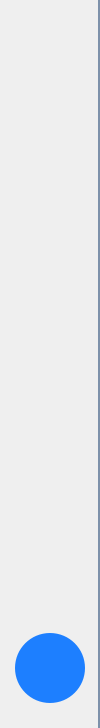
           <widget class="QWidget" name="widget_6" native="true">
            <property name="minimumSize">
             <size>
              <width>100</width>
              <height>0</height>
             </size>
            </property>
            <property name="maximumSize">
             <size>
              <width>100</width>
              <height>16777215</height>
             </size>
            </property>
            <property name="styleSheet">
             <string notr="true">border-right : 2px solid rgb(125, 145, 170)</string>
            </property>
            <layout class="QVBoxLayout" name="verticalLayout_2">
             <property name="leftMargin">
              <number>0</number>
             </property>
             <property name="topMargin">
              <number>0</number>
             </property>
             <property name="rightMargin">
              <number>0</number>
             </property>
             <property name="bottomMargin">
              <number>10</number>
             </property>
             <item>
              <widget class="QWidget" name="widget_7" native="true">
               <property name="minimumSize">
                <size>
                 <width>0</width>
                 <height>612</height>
                </size>
               </property>
               <property name="maximumSize">
                <size>
                 <width>16777215</width>
                 <height>700</height>
                </size>
               </property>
               <property name="cursor">
                <cursorShape>ArrowCursor</cursorShape>
               </property>
               <layout class="QVBoxLayout" name="verticalLayout_3">
                <property name="spacing">
                 <number>40</number>
                </property>
                <property name="leftMargin">
                 <number>25</number>
                </property>
                <item>
                 <spacer name="verticalSpacer">
                  <property name="orientation">
                   <enum>Qt::Vertical</enum>
                  </property>
                  <property name="sizeHint" stdset="0">
                   <size>
                    <width>20</width>
                    <height>40</height>
                   </size>
                  </property>
                 </spacer>
                </item>
                <item>
                 <widget class="QPushButton" name="btn_home">
                  <property name="minimumSize">
                   <size>
                    <width>50</width>
                    <height>50</height>
                   </size>
                  </property>
                  <property name="maximumSize">
                   <size>
                    <width>50</width>
                    <height>50</height>
                   </size>
                  </property>
                  <property name="cursor">
                   <cursorShape>PointingHandCursor</cursorShape>
                  </property>
                  <property name="styleSheet">
                   <string notr="true">#btn_home{
border-radius : 15px;
border-right : none
}
QPushButton:hover {
                background-color: rgb(117, 129, 143); 
            }</string>
                  </property>
                  <property name="text">
                   <string/>
                  </property>
                  <property name="icon">
                   <iconset>
                    <normaloff>Image/icons8-home-30.png</normaloff>Image/icons8-home-30.png</iconset>
                  </property>
                  <property name="iconSize">
                   <size>
                    <width>25</width>
                    <height>25</height>
                   </size>
                  </property>
                 </widget>
                </item>
                <item>
                 <widget class="QPushButton" name="btn_profile">
                  <property name="minimumSize">
                   <size>
                    <width>50</width>
                    <height>50</height>
                   </size>
                  </property>
                  <property name="maximumSize">
                   <size>
                    <width>50</width>
                    <height>50</height>
                   </size>
                  </property>
                  <property name="cursor">
                   <cursorShape>PointingHandCursor</cursorShape>
                  </property>
                  <property name="styleSheet">
                   <string notr="true">#btn_profile{
border-radius: 15px;
border-right : none

}
QPushButton:hover {
                background-color: rgb(117, 129, 143); 
            }
</string>
                  </property>
                  <property name="text">
                   <string/>
                  </property>
                  <property name="icon">
                   <iconset>
                    <normaloff>Image/icons8-account-50.png</normaloff>Image/icons8-account-50.png</iconset>
                  </property>
                  <property name="iconSize">
                   <size>
                    <width>25</width>
                    <height>25</height>
                   </size>
                  </property>
                 </widget>
                </item>
                <item>
                 <widget class="QPushButton" name="btn_learning">
                  <property name="minimumSize">
                   <size>
                    <width>50</width>
                    <height>50</height>
                   </size>
                  </property>
                  <property name="maximumSize">
                   <size>
                    <width>50</width>
                    <height>50</height>
                   </size>
                  </property>
                  <property name="cursor">
                   <cursorShape>PointingHandCursor</cursorShape>
                  </property>
                  <property name="styleSheet">
                   <string notr="true">#btn_learning{
border-radius : 15px;
border-right : none

}
QPushButton:hover {
                background-color: rgb(117, 129, 143); 
            }</string>
                  </property>
                  <property name="text">
                   <string/>
                  </property>
                  <property name="icon">
                   <iconset>
                    <normaloff>Image/icons8-video-camera-50.png</normaloff>Image/icons8-video-camera-50.png</iconset>
                  </property>
                  <property name="iconSize">
                   <size>
                    <width>25</width>
                    <height>25</height>
                   </size>
                  </property>
                 </widget>
                </item>
                <item>
                 <widget class="QPushButton" name="pushButton_6">
                  <property name="minimumSize">
                   <size>
                    <width>50</width>
                    <height>50</height>
                   </size>
                  </property>
                  <property name="maximumSize">
                   <size>
                    <width>41</width>
                    <height>16777215</height>
                   </size>
                  </property>
                  <property name="cursor">
                   <cursorShape>PointingHandCursor</cursorShape>
                  </property>
                  <property name="styleSheet">
                   <string notr="true">#pushButton_6{
border-radius : 15px;
border-right : none

}
#pushButton_6:hover {
                background-color: rgb(117, 129, 143); 
            }</string>
                  </property>
                  <property name="text">
                   <string/>
                  </property>
                  <property name="icon">
                   <iconset>
                    <normaloff>Image/icons8-management-50.png</normaloff>Image/icons8-management-50.png</iconset>
                  </property>
                  <property name="iconSize">
                   <size>
                    <width>40</width>
                    <height>35</height>
                   </size>
                  </property>
                 </widget>
                </item>
                <item>
                 <spacer name="verticalSpacer_2">
                  <property name="orientation">
                   <enum>Qt::Vertical</enum>
                  </property>
                  <property name="sizeHint" stdset="0">
                   <size>
                    <width>20</width>
                    <height>40</height>
                   </size>
                  </property>
                 </spacer>
                </item>
               </layout>
              </widget>
             </item>
             <item>
              <widget class="QWidget" name="widget_8" native="true">
               <property name="minimumSize">
                <size>
                 <width>100</width>
                 <height>100</height>
                </size>
               </property>
               <property name="maximumSize">
                <size>
                 <width>100</width>
                 <height>100</height>
                </size>
               </property>
               <layout class="QHBoxLayout" name="horizontalLayout_6">
                <item>
                 <widget class="QLabel" name="label_avatar">
                  <property name="maximumSize">
                   <size>
                    <width>70</width>
                    <height>70</height>
                   </size>
                  </property>
                  <property name="styleSheet">
                   <string notr="true">background-color: rgb(29, 127, 255);
border-radius: 35px;
border-right : none
</string>
                  </property>
                  <property name="text">
                   <string/>
                  </property>
                  <property name="pixmap">
                   <pixmap>Image/Ellipse 10.png</pixmap>
                  </property>
                  <property name="scaledContents">
                   <bool>true</bool>
                  </property>
                  <property name="alignment">
                   <set>Qt::AlignCenter</set>
                  </property>
                 </widget>
                </item>
               </layout>
              </widget>
             </item>
            </layout>
           </widget>
